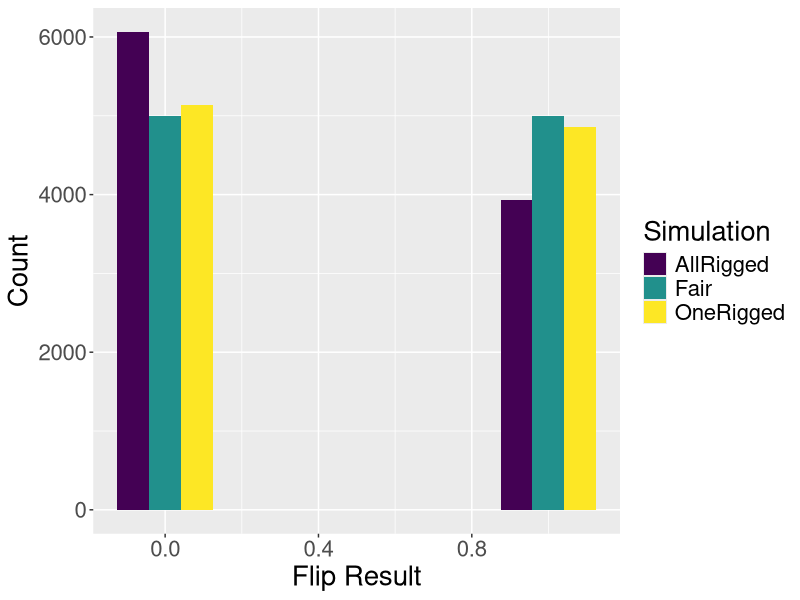

R code for this plot:
## ---- chunk 1
library(tidyverse)
set.seed(12345)
## ---- chunk 2
replications = 1000
n_coins = 10
rigging_amount = 0.1

Y_fair = sample(c(0, 1), 
                size = n_coins * replications, 
                replace = TRUE) %>%
  matrix(ncol = n_coins)

Y_all_rigged = sample(c(0, 1), 
                      size = n_coins * replications, 
                      replace = TRUE, 
                      prob = c(0.5 + rigging_amount, 
                               0.5 - rigging_amount))%>%
  matrix(ncol = n_coins)
# Note: should shuffle across columns to test exchangability! 
Y_one_rigged = cbind(Y_fair[,1:(n_coins-1)], 
                     Y_all_rigged[,n_coins])
## ---- chunk 3
histogram_df = data.frame(
  "flip_value" = c(as.vector(Y_fair), 
                   as.vector(Y_all_rigged),
                   as.vector(Y_one_rigged)),
  "simulation_setup" = c(rep("Fair", replications*n_coins),
                         rep("AllRigged", replications*n_coins),
                         rep("OneRigged", replications*n_coins)))
histogram_df %>% ggplot(aes(x = flip_value)) +
  geom_histogram(aes(fill = simulation_setup),
                 position = "dodge",
                 bins = 5) +
  scale_fill_viridis_d(name = "Simulation") +
  theme(text = element_text(size = 20)) +
  xlab("Flip Result") +
  ylab("Count")

# Sum of 10 iid Bernoulli fair flips follows Binomial(10, 1/2)
# Can we test this across replications? Sure, so long as still independent
# Binomial(n_coins * replications, 0.5); how many coins could we reasonably
# expect (0.05 significance) to come up heads if the coins are all fair?
sig_level = 0.05
max_heads_05 = qbinom(1 - sig_level, n_coins*replications, 0.5)
# More formal test
significance_fair = pbinom(sum(rowSums(Y_fair)), 
                               n_coins*replications, 
                               0.5)
significance_all_unfair = pbinom(sum(rowSums(Y_all_rigged)), 
                                 n_coins*replications, 
                                 0.5)
significance_one_unfair = pbinom(sum(rowSums(Y_one_rigged)), 
                                 n_coins*replications, 
                                 0.5)
# Further reading: this is an example of a 'Poisson binomial distribution';
# sum of independent Bernoulli trials which are *not* identically distributed
